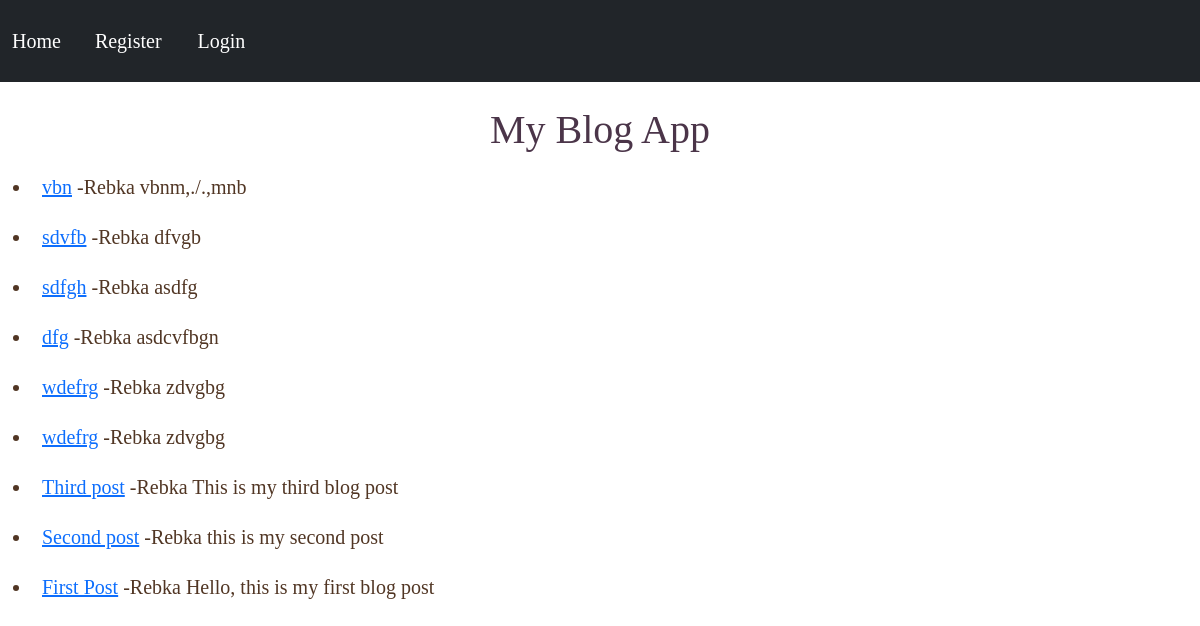
The app's page /, older data.
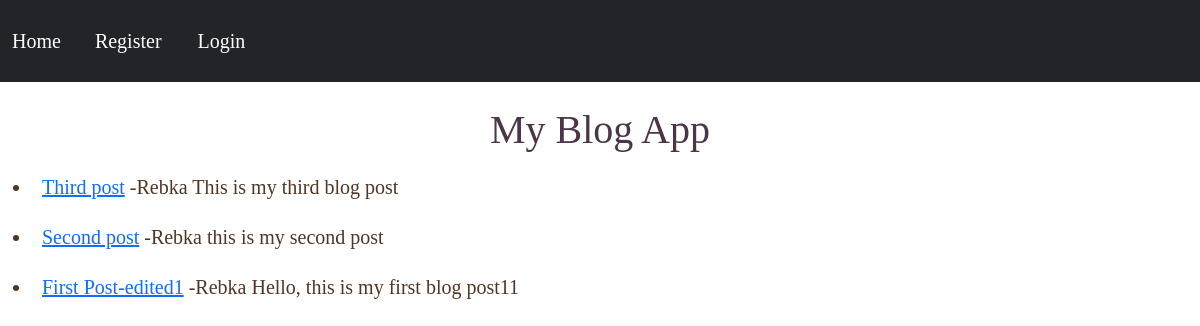
The same page, newer data.
### blogs/models.py (models this page shows, shortened)
class Post(models.Model):
    title=models.CharField(max_length=200)
    author=models.ForeignKey(User, on_delete=models.CASCADE)
    body=models.TextField()
    likes=models.ManyToManyField(User, related_name='blog_posts',blank=True)

### blogs/views.py (the view)
# urls.py: path('',Home.as_view(), name="home"),
class Home(ListView):
    model = Post
    template_name = 'home.html'
    ordering = ['-id']

### blogs/templates/home.html (shortened to what this page needs)
<!DOCTYPE html>
<html lang="'en">
<head>
</head>
<body>
    <div>
        {% extends "a.html" %}
        {%block content%}
<h1>My Blog App</h1>
<ul>
  {% for post in object_list %}
    <li><a href="{% url 'post detail' post.pk %}">{{post.title}}</a> -{{post.author.first_name}}
  {{post.body}}
    </li>
  {%endfor%}
</ul>
  {% endblock %}

### blogs/templates/a.html (shortened to what this page needs)
<!doctype html>
<html lang="en">
  <head>
    <link href="https://cdn.jsdelivr.net/npm/bootstrap@5.0.2/dist/css/bootstrap.min.css" rel="stylesheet">
  </head>
  <body>
    <nav class="navbar navbar-expand-lg dark bg-dark">
        <div class="container-fluid">
          <a class="navbar-brand" href={% url 'home'%}>Home</a>
          <div class="collapse navbar-collapse" id="navbarSupportedContent">
            <ul class="navbar-nav me-auto mb-2 mb-lg-0">
              {% if user.is_authenticated %}
                  <li class="nav-item">
                    <a class="nav-link" href={% url 'Add Post'%}>Add post</a>
                  </li>
                  <li class="nav-item" style="position: relative;">
                    <form method="post" action="{% url 'logout' %}" style="all: unset; display: block;">
                        {% csrf_token %}
                        <button type="submit" class="btn btn-link nav-link logout-btn">Logout</button>
                    </form>
                  </li>
              {% else %}
                  <li class="nav-item">
                    <a class="nav-link" href={% url 'register'%}>Register</a>
                  </li>
                  <li class="nav-item">
                    <a class="nav-link" href={% url 'login'%}>Login</a>
                  </li>
              {% endif %}
            </ul>
          </div>
        </div>
      </nav>
    <br>
    {%block content%}
    {% endblock %}
  </body>
</html>

### blogs/templates/home.html (style rules this page uses)
h1 { color:rgb(75,53,73); text-align:center; }
li { padding:10px; }
div { color:rgb(81,54,36); font-family:'Times New Roman'; }
ul { font-size:20px; }

### blogs/templates/a.html (style rules this page uses)
.nav-link { color: white; }
.navbar-brand { color: white; }

Row changes from the older to the newer data that the page shows:
removed Post: title "vbn", author.first_name "Rebka", body "vbnm,./.,mnb"
removed Post: title "sdvfb", author.first_name "Rebka", body "dfvgb"
removed Post: title "sdfgh", author.first_name "Rebka", body "asdfg"
removed Post: title "dfg", author.first_name "Rebka", body "asdcvfbgn"
removed Post: title "wdefrg", author.first_name "Rebka", body "zdvgbg"
removed Post: title "wdefrg", author.first_name "Rebka", body "zdvgbg"
changed Post: title "First Post" → "First Post-edited1"; body "Hello, this is my first blog post" → "Hello, this is my first blog post11"
